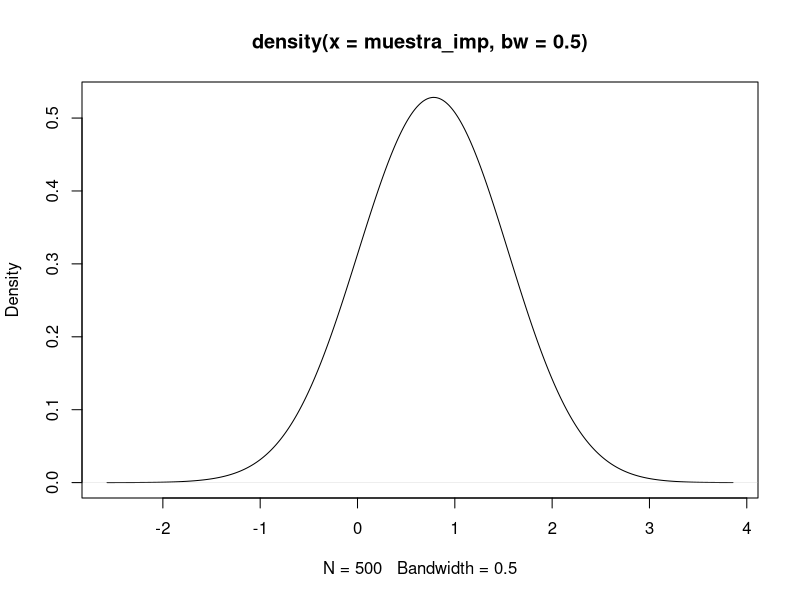

This figure's R source:
## ---- chunk 1
knitr::opts_chunk$set(echo = TRUE)
## ---- chunk 2
M <- sqrt(2*pi)
N=500
cuenta=1
intentos=1
muestra_imp<-seq(0,0,N)
while(cuenta < (N+1)){
  intentos <- intentos + 1
  theta<-rnorm(1,1,1)
  aux<-runif(1)
  if (aux <= ((1/(1+theta^2))*exp(-0.5*(1-theta)^2)/M*dnorm(theta,1,1)))
  {muestra_imp[cuenta]<-theta
    cuenta=cuenta+1
  }
}

## ---- chunk 3
plot(density(muestra_imp,bw=0.5))
